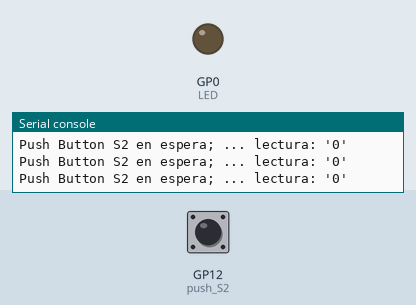
Bench run of a program on a simulated Raspberry Pi Pico running MicroPython. Parts: output pins drawn as LEDs (lit = HIGH), the last lines printed to the serial console. The test bench sets the inputs (shaded band); at power-on: GP12 (push_S2) LOW.

Above: at 1.2 s.
1.3 s: GP12 (push_S2) pulled HIGH for 0.6 s
At 1.9 s:
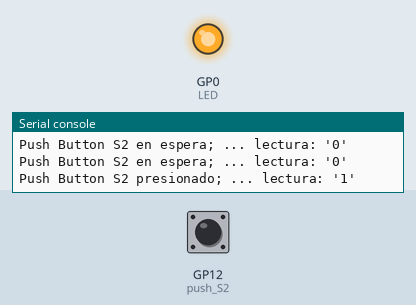
3.5 s: GP12 (push_S2) pulled HIGH for 3.2 s
At 7.7 s:
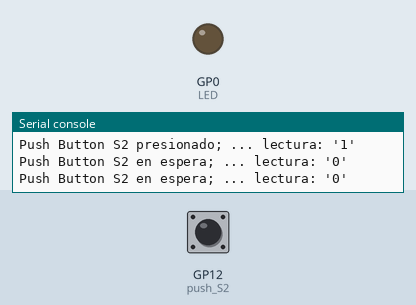
Timing chart, 0 to 9.2 s (numbered marks = the images above; inputs shaded):
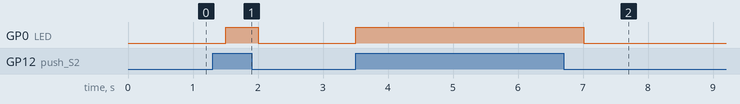

The program:

a3.py
```python
from machine import Pin  # Importa la clase Pin
import time              # Importa la clase time para retardos

LED = Pin(0, Pin.OUT)                            # Configura el pin GPIO 0 como salida digital para el LED
push_S2 = Pin(12, Pin.IN, Pin.PULL_DOWN)         # Configura el pin GPIO 12 como entrada y activa la resistencia Pull-Down interna

while True:                                      # Bucle infinito
    if push_S2.value() == 0:                     # Si el botón no está presionado (Pull-Down mantiene el estado en 0)
        LED.value(0)                             # Apaga el LED
        print("Push Button S2 en espera; ... lectura: '0'") # Imprime estado de espera
        time.sleep(0.5)                          # Retardo de medio segundo
    else:                                        # Si el botón está presionado (conecta a 3.3V, cambiando a 1 lógico)
        LED.value(1)                             # Enciende el LED
        print("Push Button S2 presionado; ... lectura: '1'") # Imprime estado presionado
        time.sleep(0.5)                          # Retardo de medio segundo
```

Measured:
- after the input at 1.3 s, GP0 (LED): LOW → HIGH after 0.20 s, → LOW 0.50 s later
- after the input at 3.5 s, GP0 (LED): LOW → HIGH at once, → LOW 3.5 s later
